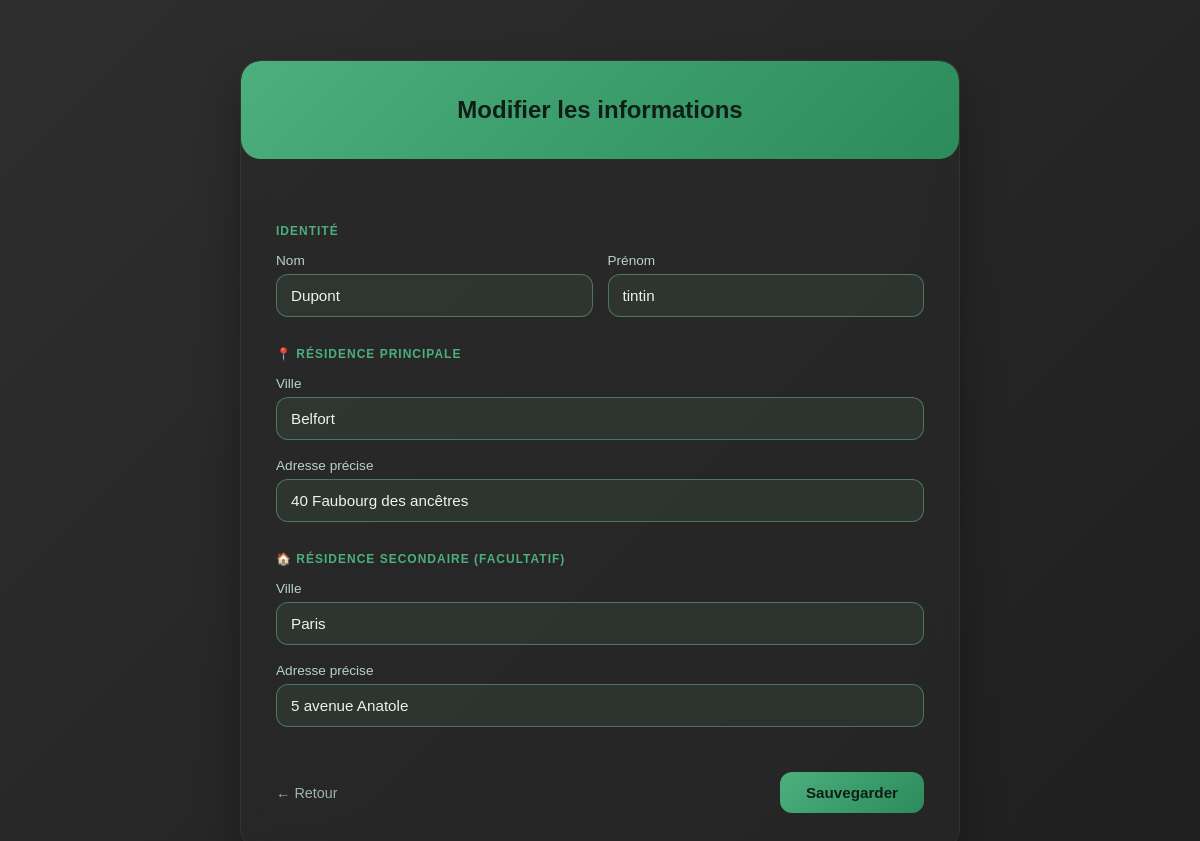
The app's page /modifier/5, older data.
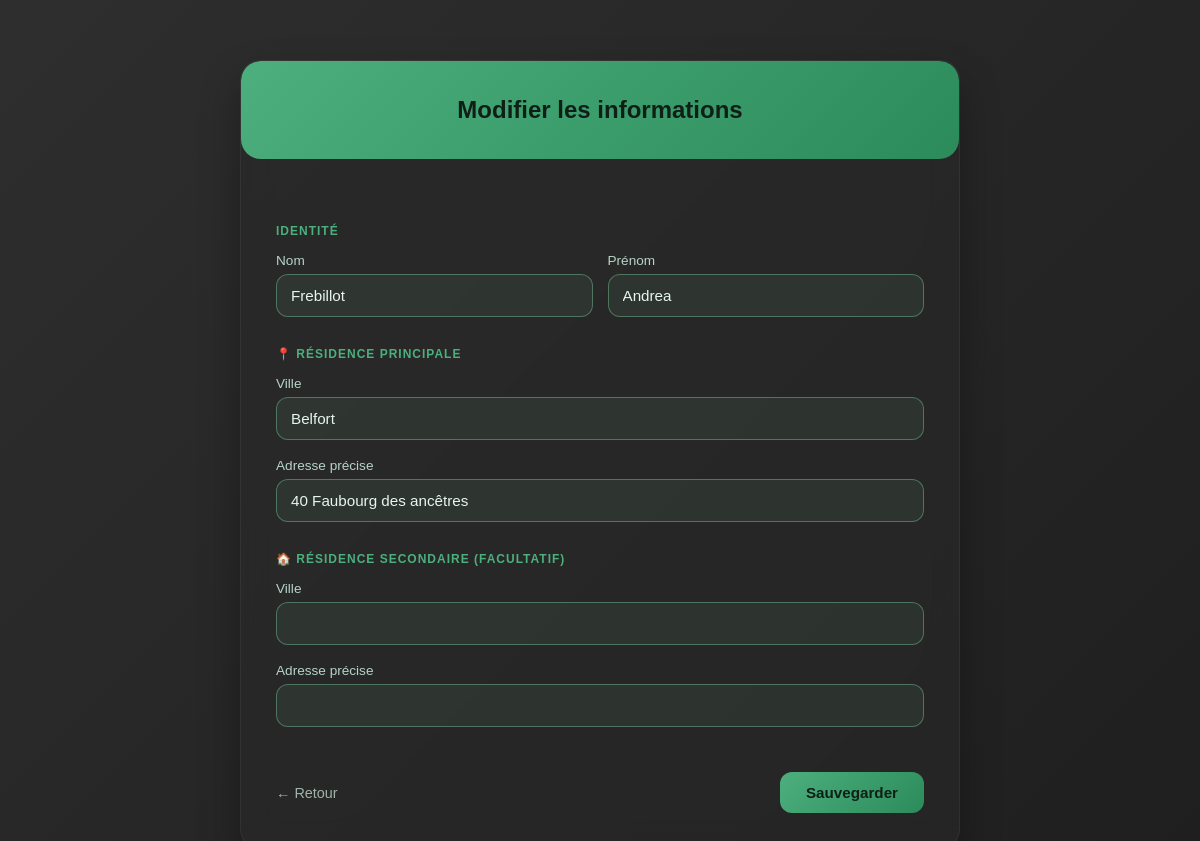
The same page, newer data.
### tables this page shows
CREATE TABLE etudiants (
        id INTEGER PRIMARY KEY AUTOINCREMENT,
        nom TEXT NOT NULL,
        prenom TEXT NOT NULL
    );

CREATE TABLE residences (
        id INTEGER PRIMARY KEY AUTOINCREMENT,
        etudiant_id INTEGER,
        ville TEXT NOT NULL,
        adresse TEXT,
        type TEXT,
        date_debut TEXT,
        date_fin TEXT,
        lat REAL,
        lon REAL,
        FOREIGN KEY (etudiant_id) REFERENCES etudiants(id)
    );

### app.py (the view, shortened to what this page needs)
@app.route('/modifier/<int:etudiant_id>', methods=['GET', 'POST'])
def modifier(etudiant_id):
    conn = get_db_connection()
    student = conn.execute('SELECT * FROM etudiants WHERE id = ?', (etudiant_id,)).fetchone()
    residences = conn.execute('SELECT * FROM residences WHERE etudiant_id = ?', (etudiant_id,)).fetchall()
    conn.close()
    if not student:
        return redirect(url_for('index'))
    primary = None
    secondary = None
    for residence in residences:
        if residence['type'].lower().strip() == 'principale':
            primary = residence
        else:
            secondary = residence
    return render_template('modifier.html', student=student, primary=primary, secondary=secondary)

### app.py (called while the page is built, shortened)
def get_db_connection():
    conn = sqlite3.connect(DB_NAME)
    conn.row_factory = sqlite3.Row
    return conn

@app.before_request
def start_weather_updates():
    global weather_thread_started

### templates/modifier.html (shortened to what this page needs)
<!DOCTYPE html>
<html lang="fr">
<head>
</head>
<body>
<div class="conteneur">
    <div class="carte">
        <div class="entete-carte">
            <h2>Modifier les informations</h2>
        </div>
        <div class="corps-carte">
            <form method="POST" action="/modifier/{{ student['id'] }}">
                <div class="separateur">Identité</div>
                <div class="ligne">
                    <div class="colonne">
                        <label class="etiquette">Nom</label>
                        <input type="text" name="nom" class="champ" value="{{ student['nom'] }}" required>
                    </div>
                    <div class="colonne">
                        <label class="etiquette">Prénom</label>
                        <input type="text" name="prenom" class="champ" value="{{ student['prenom'] }}" required>
                    </div>
                </div>
                <div class="separateur">📍 Résidence Principale</div>
                <div class="marge-bas">
                    <label class="etiquette">Ville</label>
                    <input type="text" name="ville_p" class="champ" value="{{ primary['ville'] if primary else '' }}" placeholder="ex: Montbéliard" required>
                </div>
                <div class="marge-bas">
                    <label class="etiquette">Adresse précise</label>
                    <input type="text" name="adresse_p" class="champ" value="{{ primary['adresse'] if primary else '' }}" placeholder="ex: 4 Place Tharradin">
                </div>
                <div class="separateur">🏠 Résidence Secondaire (Facultatif)</div>
                <div class="marge-bas">
                    <label class="etiquette">Ville</label>
                    <input type="text" name="ville_s" class="champ" value="{{ secondary['ville'] if secondary else '' }}">
                </div>
                <div class="marge-bas">
                    <label class="etiquette">Adresse précise</label>
                    <input type="text" name="adresse_s" class="champ" value="{{ secondary['adresse'] if secondary else '' }}">
                </div>
                <div class="marge-haut actions">
                    <a href="/" class="lien">← Retour</a>
                    <button type="submit" class="bouton">Sauvegarder</button>
                </div>
            </form>
        </div>
    </div>
</div>
</body>
</html>

### templates/modifier.html (style rules this page uses)
:root { --bg-gradient: linear-gradient(135deg, #2e2e2e, #1f1f1f); --card-bg: rgba(40, 40, 40, 0.6); --text-main: #e8f5ee; --text-label: #b7d4c7; --text-placeholder: #9fb5aa; --input-bg: rgba(126, 214, 165, 0.08); --border-color: rgba(255,255,255,0.05); --accent: #4caf7d; --accent-dark: #2c8b5b; }
body { margin: 0; font-family: 'Quicksand', sans-serif; background: var(--bg-gradient); color: var(--text-main); min-height: 100vh; }
.conteneur { max-width: 720px; margin: 60px auto; padding: 0 20px; }
.carte { background: var(--card-bg); backdrop-filter: blur(14px); border-radius: 20px; box-shadow: 0 20px 40px rgba(0, 0, 0, 0.3); overflow: hidden; border: 1px solid var(--border-color); }
.entete-carte { background: linear-gradient(135deg, var(--accent), var(--accent-dark)); color: #0f1f17; text-align: center; padding: 35px 20px; border-radius: 20px; }
.entete-carte h2 { margin: 0; font-weight: 700; }
.corps-carte { padding: 35px; }
.separateur { font-size: 0.75rem; font-weight: 600; color: var(--accent); text-transform: uppercase; letter-spacing: 1px; margin: 30px 0 15px 0; }
.ligne { display: flex; gap: 15px; flex-wrap: wrap; }
.colonne { flex: 1 1 0; min-width: 0; }
.etiquette { display: block; margin-bottom: 6px; font-size: 0.85rem; color: var(--text-label); }
.champ { width: 100%; padding: 12px 14px; border-radius: 12px; border: 1px solid rgba(126, 214, 165, 0.4); font-size: 0.95rem; background: var(--input-bg); color: var(--text-main); transition: all 0.2s ease; box-sizing: border-box; }
.champ::placeholder { color: var(--text-placeholder); }
.marge-bas { margin-bottom: 18px; }
.marge-haut { margin-top: 45px; }
.actions { display: flex; justify-content: space-between; align-items: center; }
.bouton { background: linear-gradient(135deg, var(--accent), var(--accent-dark)); color: #0f1f17; border: none; padding: 12px 26px; border-radius: 12px; cursor: pointer; font-size: 0.95rem; font-weight: 600; transition: all 0.2s ease; }
.lien { color: var(--text-placeholder); text-decoration: none; font-size: 0.9rem; }

Row changes from the older to the newer data that the page shows:
no longer on this page (row edited): residences: ville_s "Paris", adresse_s "5 avenue Anatole"
changed etudiants: nom "Dupont" → "Frebillot"; prenom "tintin" → "Andrea"
